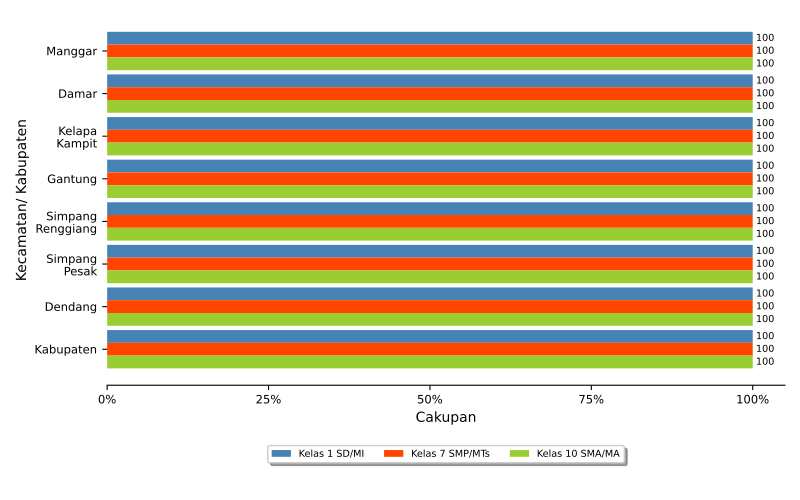

This figure's Python source:
import numpy as np
import matplotlib.pyplot as plt
import pandas
from textwrap import wrap
from matplotlib.ticker import FuncFormatter
import locale
locale.setlocale(locale.LC_ALL, 'id_ID.UTF8')

import sys, os, inspect
currentdir = os.path.dirname(os.path.abspath(inspect.getfile(inspect.currentframe())))
parentdir = os.path.dirname(currentdir)
sys.path.insert(0, parentdir)

berkasData = currentdir +'\\bab_05_26_dataKesehatanSiswa.csv'
berkasSimpan = currentdir +'\\bab_05_26_kesehatanSiswa.pdf'
# judulDiagram = 'Pelayanan Kesehatan Peserta Didik\nTahun 2021'
sumbuX = 'Cakupan'
sumbuY = 'Kecamatan\ Kabupaten'
tickerSumbuX = np.arange(0,110,25)
labelRects1 = 'Kelas 1 SD/MI'
labelRects2 = 'Kelas 7 SMP/MTs'
labelRects3 = 'Kelas 10 SMA/MA'

# read data file
colnames = ['kecamatan','SD','SMP','SMA']
data = pandas.read_csv(berkasData, names=colnames, sep=';')
kecamatan = data.kecamatan.tolist()
bar1 = data.SD.tolist()
bar2 = data.SMP.tolist()
bar3 = data.SMA.tolist()

ind = np.arange(len(kecamatan))  # the x locations for the groups
width = 0.3       # the width of the bars
widthDL = 0.5      # spacing for data labels

# make bars
fig, ax = plt.subplots()
rects1 = ax.barh(ind, bar1, width, color='steelblue', label=labelRects1)
rects2 = ax.barh(ind + width, bar2, width, color='orangered', label = labelRects2)
rects3 = ax.barh(ind + 2*width, bar3, width, color='yellowgreen', label = labelRects3)

# add some text for labels, title and axes ticks
# ax.set_title(judulDiagram)
ax.set_xticks(tickerSumbuX)
ax.set_xlabel(sumbuX)
ax.xaxis.set_major_formatter(FuncFormatter(lambda x, pos: "{:n}%".format(x)))

ax.set_yticks(ind+width)
ax.set_yticklabels(list([ '\n'.join(wrap(l, 10)) for l in kecamatan ]))
ax.invert_yaxis()
ax.set_ylabel(sumbuY)

ax.tick_params(axis='both', which='major', labelsize='small')
# ax.tick_params(axis='y', length=0, which='major', labelsize='small')
ax.spines['top'].set_visible(False)
ax.spines['right'].set_visible(False)
ax.spines['left'].set_visible(False)

# make legend box
box = ax.get_position()
ax.set_position([box.x0, box.y0 + box.height * 0.1, box.width, box.height * 0.9])
ax.legend(fontsize='x-small', loc='upper center', bbox_to_anchor=(0.5, -0.15), fancybox=True, shadow=True, ncol=3)

# add data label
for i, v in enumerate(bar1):
    ax.text(v + widthDL, i, '{:n}'.format(v), ha='left', va='center', fontsize='x-small')
for i, v in enumerate(bar2):
    ax.text(v + widthDL, i + width, '{:n}'.format(v), ha='left', va='center', fontsize='x-small')
for i, v in enumerate(bar3):
    ax.text(v + widthDL, i + 2*width, '{:n}'.format(v), ha='left', va='center', fontsize='x-small')

# finishing
pyrfig = plt.figure(1)
pyrfig.set_figwidth(8)
pyrfig.set_figheight(5)
# tight_layout to make consistent size
# adjust subplot to make room for legend
fig.subplots_adjust(bottom=-0.15)
plt.tight_layout()
plt.savefig(berkasSimpan)
plt.close(pyrfig)
# plt.show()
